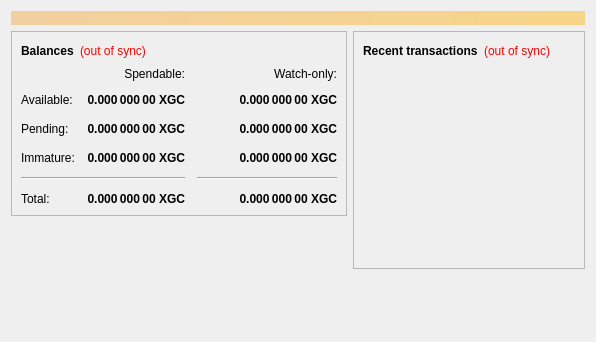
<?xml version="1.0" encoding="UTF-8"?>
<ui version="4.0">
 <class>OverviewPage</class>
 <widget class="QWidget" name="OverviewPage">
  <property name="geometry">
   <rect>
    <x>0</x>
    <y>0</y>
    <width>596</width>
    <height>342</height>
   </rect>
  </property>
  <property name="windowTitle">
   <string>Form</string>
  </property>
  <layout class="QVBoxLayout" name="topLayout">
   <item>
    <widget class="QLabel" name="labelAlerts">
     <property name="visible">
      <bool>false</bool>
     </property>
     <property name="styleSheet">
      <string notr="true">background-color: qlineargradient(x1: 0, y1: 0, x2: 1, y2: 0, stop:0 #F0D0A0, stop:1 #F8D488); color:#000000;</string>
     </property>
     <property name="wordWrap">
      <bool>true</bool>
     </property>
     <property name="margin">
      <number>3</number>
     </property>
    </widget>
   </item>
   <item>
    <layout class="QHBoxLayout" name="horizontalLayout" stretch="1,1">
     <item>
      <layout class="QVBoxLayout" name="verticalLayout_2">
       <item>
        <widget class="QFrame" name="frame">
         <property name="frameShape">
          <enum>QFrame::StyledPanel</enum>
         </property>
         <property name="frameShadow">
          <enum>QFrame::Raised</enum>
         </property>
         <layout class="QVBoxLayout" name="verticalLayout_4">
          <item>
           <layout class="QHBoxLayout" name="horizontalLayout_4">
            <item>
             <widget class="QLabel" name="label_5">
              <property name="font">
               <font>
                <weight>75</weight>
                <bold>true</bold>
               </font>
              </property>
              <property name="text">
               <string>Balances</string>
              </property>
             </widget>
            </item>
            <item>
             <widget class="QLabel" name="labelWalletStatus">
              <property name="cursor">
               <cursorShape>WhatsThisCursor</cursorShape>
              </property>
              <property name="toolTip">
               <string>The displayed information may be out of date. Your wallet automatically synchronizes with the GreenCoin network after a connection is established, but this process has not completed yet.</string>
              </property>
              <property name="styleSheet">
               <string notr="true">QLabel { color: red; }</string>
              </property>
              <property name="text">
               <string notr="true">(out of sync)</string>
              </property>
              <property name="alignment">
               <set>Qt::AlignLeading|Qt::AlignLeft|Qt::AlignVCenter</set>
              </property>
             </widget>
            </item>
            <item>
             <spacer name="horizontalSpacer_3">
              <property name="orientation">
               <enum>Qt::Horizontal</enum>
              </property>
              <property name="sizeHint" stdset="0">
               <size>
                <width>40</width>
                <height>20</height>
               </size>
              </property>
             </spacer>
            </item>
           </layout>
          </item>
          <item>
           <layout class="QGridLayout" name="gridLayout">
            <property name="spacing">
             <number>12</number>
            </property>
            <item row="2" column="2">
             <widget class="QLabel" name="labelWatchPending">
              <property name="font">
               <font>
                <weight>75</weight>
                <bold>true</bold>
               </font>
              </property>
              <property name="cursor">
               <cursorShape>IBeamCursor</cursorShape>
              </property>
              <property name="toolTip">
               <string>Unconfirmed transactions to watch-only addresses</string>
              </property>
              <property name="text">
               <string notr="true">0.000 000 00 XGC</string>
              </property>
              <property name="alignment">
               <set>Qt::AlignRight|Qt::AlignTrailing|Qt::AlignVCenter</set>
              </property>
              <property name="textInteractionFlags">
               <set>Qt::LinksAccessibleByMouse|Qt::TextSelectableByKeyboard|Qt::TextSelectableByMouse</set>
              </property>
             </widget>
            </item>
            <item row="2" column="1">
             <widget class="QLabel" name="labelUnconfirmed">
              <property name="font">
               <font>
                <weight>75</weight>
                <bold>true</bold>
               </font>
              </property>
              <property name="cursor">
               <cursorShape>IBeamCursor</cursorShape>
              </property>
              <property name="toolTip">
               <string>Total of transactions that have yet to be confirmed, and do not yet count toward the spendable balance</string>
              </property>
              <property name="text">
               <string notr="true">0.000 000 00 XGC</string>
              </property>
              <property name="alignment">
               <set>Qt::AlignRight|Qt::AlignTrailing|Qt::AlignVCenter</set>
              </property>
              <property name="textInteractionFlags">
               <set>Qt::LinksAccessibleByMouse|Qt::TextSelectableByKeyboard|Qt::TextSelectableByMouse</set>
              </property>
             </widget>
            </item>
            <item row="3" column="2">
             <widget class="QLabel" name="labelWatchImmature">
              <property name="font">
               <font>
                <weight>75</weight>
                <bold>true</bold>
               </font>
              </property>
              <property name="cursor">
               <cursorShape>IBeamCursor</cursorShape>
              </property>
              <property name="toolTip">
               <string>Mined balance in watch-only addresses that has not yet matured</string>
              </property>
              <property name="text">
               <string notr="true">0.000 000 00 XGC</string>
              </property>
              <property name="alignment">
               <set>Qt::AlignRight|Qt::AlignTrailing|Qt::AlignVCenter</set>
              </property>
              <property name="textInteractionFlags">
               <set>Qt::LinksAccessibleByMouse|Qt::TextSelectableByKeyboard|Qt::TextSelectableByMouse</set>
              </property>
             </widget>
            </item>
            <item row="4" column="0" colspan="2">
             <widget class="Line" name="line">
              <property name="orientation">
               <enum>Qt::Horizontal</enum>
              </property>
             </widget>
            </item>
            <item row="4" column="2">
             <widget class="Line" name="lineWatchBalance">
              <property name="sizePolicy">
               <sizepolicy hsizetype="Preferred" vsizetype="Fixed">
                <horstretch>0</horstretch>
                <verstretch>0</verstretch>
               </sizepolicy>
              </property>
              <property name="minimumSize">
               <size>
                <width>140</width>
                <height>0</height>
               </size>
              </property>
              <property name="orientation">
               <enum>Qt::Horizontal</enum>
              </property>
             </widget>
            </item>
            <item row="5" column="0">
             <widget class="QLabel" name="labelTotalText">
              <property name="text">
               <string>Total:</string>
              </property>
             </widget>
            </item>
            <item row="3" column="1">
             <widget class="QLabel" name="labelImmature">
              <property name="font">
               <font>
                <weight>75</weight>
                <bold>true</bold>
               </font>
              </property>
              <property name="cursor">
               <cursorShape>IBeamCursor</cursorShape>
              </property>
              <property name="toolTip">
               <string>Mined balance that has not yet matured</string>
              </property>
              <property name="text">
               <string notr="true">0.000 000 00 XGC</string>
              </property>
              <property name="alignment">
               <set>Qt::AlignRight|Qt::AlignTrailing|Qt::AlignVCenter</set>
              </property>
              <property name="textInteractionFlags">
               <set>Qt::LinksAccessibleByMouse|Qt::TextSelectableByKeyboard|Qt::TextSelectableByMouse</set>
              </property>
             </widget>
            </item>
            <item row="2" column="3">
             <spacer name="horizontalSpacer_2">
              <property name="orientation">
               <enum>Qt::Horizontal</enum>
              </property>
              <property name="sizeHint" stdset="0">
               <size>
                <width>40</width>
                <height>20</height>
               </size>
              </property>
             </spacer>
            </item>
            <item row="3" column="0">
             <widget class="QLabel" name="labelImmatureText">
              <property name="text">
               <string>Immature:</string>
              </property>
             </widget>
            </item>
            <item row="5" column="1">
             <widget class="QLabel" name="labelTotal">
              <property name="font">
               <font>
                <weight>75</weight>
                <bold>true</bold>
               </font>
              </property>
              <property name="cursor">
               <cursorShape>IBeamCursor</cursorShape>
              </property>
              <property name="toolTip">
               <string>Your current total balance</string>
              </property>
              <property name="text">
               <string notr="true">0.000 000 00 XGC</string>
              </property>
              <property name="alignment">
               <set>Qt::AlignRight|Qt::AlignTrailing|Qt::AlignVCenter</set>
              </property>
              <property name="textInteractionFlags">
               <set>Qt::LinksAccessibleByMouse|Qt::TextSelectableByKeyboard|Qt::TextSelectableByMouse</set>
              </property>
             </widget>
            </item>
            <item row="5" column="2">
             <widget class="QLabel" name="labelWatchTotal">
              <property name="font">
               <font>
                <weight>75</weight>
                <bold>true</bold>
               </font>
              </property>
              <property name="cursor">
               <cursorShape>IBeamCursor</cursorShape>
              </property>
              <property name="toolTip">
               <string>Current total balance in watch-only addresses</string>
              </property>
              <property name="text">
               <string notr="true">0.000 000 00 XGC</string>
              </property>
              <property name="alignment">
               <set>Qt::AlignRight|Qt::AlignTrailing|Qt::AlignVCenter</set>
              </property>
              <property name="textInteractionFlags">
               <set>Qt::LinksAccessibleByMouse|Qt::TextSelectableByKeyboard|Qt::TextSelectableByMouse</set>
              </property>
             </widget>
            </item>
            <item row="0" column="2">
             <widget class="QLabel" name="labelWatchonly">
              <property name="text">
               <string>Watch-only:</string>
              </property>
              <property name="alignment">
               <set>Qt::AlignRight|Qt::AlignTrailing|Qt::AlignVCenter</set>
              </property>
             </widget>
            </item>
            <item row="1" column="0">
             <widget class="QLabel" name="labelBalanceText">
              <property name="text">
               <string>Available:</string>
              </property>
             </widget>
            </item>
            <item row="1" column="1">
             <widget class="QLabel" name="labelBalance">
              <property name="font">
               <font>
                <weight>75</weight>
                <bold>true</bold>
               </font>
              </property>
              <property name="cursor">
               <cursorShape>IBeamCursor</cursorShape>
              </property>
              <property name="toolTip">
               <string>Your current spendable balance</string>
              </property>
              <property name="text">
               <string notr="true">0.000 000 00 XGC</string>
              </property>
              <property name="alignment">
               <set>Qt::AlignRight|Qt::AlignTrailing|Qt::AlignVCenter</set>
              </property>
              <property name="textInteractionFlags">
               <set>Qt::LinksAccessibleByMouse|Qt::TextSelectableByKeyboard|Qt::TextSelectableByMouse</set>
              </property>
             </widget>
            </item>
            <item row="1" column="2">
             <widget class="QLabel" name="labelWatchAvailable">
              <property name="font">
               <font>
                <weight>75</weight>
                <bold>true</bold>
               </font>
              </property>
              <property name="cursor">
               <cursorShape>IBeamCursor</cursorShape>
              </property>
              <property name="toolTip">
               <string>Your current balance in watch-only addresses</string>
              </property>
              <property name="text">
               <string notr="true">0.000 000 00 XGC</string>
              </property>
              <property name="alignment">
               <set>Qt::AlignRight|Qt::AlignTrailing|Qt::AlignVCenter</set>
              </property>
              <property name="textInteractionFlags">
               <set>Qt::LinksAccessibleByMouse|Qt::TextSelectableByKeyboard|Qt::TextSelectableByMouse</set>
              </property>
             </widget>
            </item>
            <item row="2" column="0">
             <widget class="QLabel" name="labelPendingText">
              <property name="text">
               <string>Pending:</string>
              </property>
             </widget>
            </item>
            <item row="0" column="1">
             <widget class="QLabel" name="labelSpendable">
              <property name="text">
               <string>Spendable:</string>
              </property>
              <property name="alignment">
               <set>Qt::AlignRight|Qt::AlignTrailing|Qt::AlignVCenter</set>
              </property>
             </widget>
            </item>
           </layout>
          </item>
         </layout>
        </widget>
       </item>
       <item>
        <spacer name="verticalSpacer">
         <property name="orientation">
          <enum>Qt::Vertical</enum>
         </property>
         <property name="sizeHint" stdset="0">
          <size>
           <width>20</width>
           <height>40</height>
          </size>
         </property>
        </spacer>
       </item>
      </layout>
     </item>
     <item>
      <layout class="QVBoxLayout" name="verticalLayout_3">
       <item>
        <widget class="QFrame" name="frame_2">
         <property name="frameShape">
          <enum>QFrame::StyledPanel</enum>
         </property>
         <property name="frameShadow">
          <enum>QFrame::Raised</enum>
         </property>
         <layout class="QVBoxLayout" name="verticalLayout">
          <item>
           <layout class="QHBoxLayout" name="horizontalLayout_2">
            <item>
             <widget class="QLabel" name="label_4">
              <property name="font">
               <font>
                <weight>75</weight>
                <bold>true</bold>
               </font>
              </property>
              <property name="text">
               <string>Recent transactions</string>
              </property>
             </widget>
            </item>
            <item>
             <widget class="QLabel" name="labelTransactionsStatus">
              <property name="cursor">
               <cursorShape>WhatsThisCursor</cursorShape>
              </property>
              <property name="toolTip">
               <string>The displayed information may be out of date. Your wallet automatically synchronizes with the GreenCoin network after a connection is established, but this process has not completed yet.</string>
              </property>
              <property name="styleSheet">
               <string notr="true">QLabel { color: red; }</string>
              </property>
              <property name="text">
               <string notr="true">(out of sync)</string>
              </property>
              <property name="alignment">
               <set>Qt::AlignRight|Qt::AlignTrailing|Qt::AlignVCenter</set>
              </property>
             </widget>
            </item>
            <item>
             <spacer name="horizontalSpacer">
              <property name="orientation">
               <enum>Qt::Horizontal</enum>
              </property>
              <property name="sizeHint" stdset="0">
               <size>
                <width>40</width>
                <height>20</height>
               </size>
              </property>
             </spacer>
            </item>
           </layout>
          </item>
          <item>
           <widget class="QListView" name="listTransactions">
            <property name="styleSheet">
             <string notr="true">QListView { background: transparent; }</string>
            </property>
            <property name="frameShape">
             <enum>QFrame::NoFrame</enum>
            </property>
            <property name="verticalScrollBarPolicy">
             <enum>Qt::ScrollBarAlwaysOff</enum>
            </property>
            <property name="horizontalScrollBarPolicy">
             <enum>Qt::ScrollBarAlwaysOff</enum>
            </property>
            <property name="selectionMode">
             <enum>QAbstractItemView::NoSelection</enum>
            </property>
           </widget>
          </item>
         </layout>
        </widget>
       </item>
       <item>
        <spacer name="verticalSpacer_2">
         <property name="orientation">
          <enum>Qt::Vertical</enum>
         </property>
         <property name="sizeHint" stdset="0">
          <size>
           <width>20</width>
           <height>40</height>
          </size>
         </property>
        </spacer>
       </item>
      </layout>
     </item>
    </layout>
   </item>
  </layout>
 </widget>
 <resources/>
 <connections/>
</ui>
